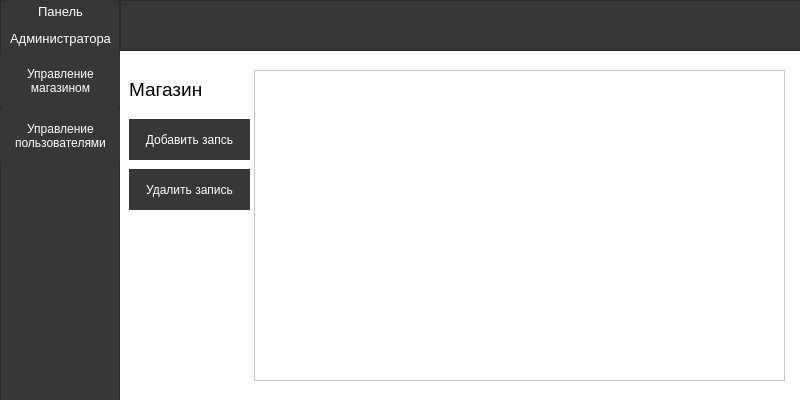
<?xml version="1.0" encoding="UTF-8"?>
<ui version="4.0">
 <class>MainWindow</class>
 <widget class="QMainWindow" name="MainWindow">
  <property name="geometry">
   <rect>
    <x>0</x>
    <y>0</y>
    <width>800</width>
    <height>400</height>
   </rect>
  </property>
  <property name="minimumSize">
   <size>
    <width>800</width>
    <height>400</height>
   </size>
  </property>
  <property name="maximumSize">
   <size>
    <width>800</width>
    <height>400</height>
   </size>
  </property>
  <property name="windowTitle">
   <string>MainWindow</string>
  </property>
  <property name="styleSheet">
   <string notr="true">background-color: rgb(255, 255, 255);</string>
  </property>
  <widget class="QWidget" name="centralwidget">
   <widget class="QFrame" name="frame">
    <property name="geometry">
     <rect>
      <x>0</x>
      <y>0</y>
      <width>120</width>
      <height>401</height>
     </rect>
    </property>
    <property name="styleSheet">
     <string notr="true">background-color: rgb(55, 55, 55);</string>
    </property>
    <property name="frameShape">
     <enum>QFrame::StyledPanel</enum>
    </property>
    <property name="frameShadow">
     <enum>QFrame::Raised</enum>
    </property>
    <widget class="QPushButton" name="btn_shop_manage">
     <property name="geometry">
      <rect>
       <x>0</x>
       <y>55</y>
       <width>121</width>
       <height>51</height>
      </rect>
     </property>
     <property name="styleSheet">
      <string notr="true">QPushButton {
color: white;
background-color: rgb(55,55,55);
border: 0px, solid;
}

QPushButton:hover {
background-color: gray;
}</string>
     </property>
     <property name="text">
      <string>Управление
магазином</string>
     </property>
    </widget>
    <widget class="QLabel" name="label_2">
     <property name="geometry">
      <rect>
       <x>5</x>
       <y>0</y>
       <width>111</width>
       <height>51</height>
      </rect>
     </property>
     <property name="styleSheet">
      <string notr="true">color: rgb(255, 255, 255);</string>
     </property>
     <property name="text">
      <string>&lt;html&gt;&lt;head/&gt;&lt;body&gt;&lt;p align=&quot;center&quot;&gt;&lt;span style=&quot; font-size:10pt;&quot;&gt;Панель&lt;/span&gt;&lt;/p&gt;&lt;p align=&quot;center&quot;&gt;&lt;span style=&quot; font-size:10pt;&quot;&gt;Администратора&lt;/span&gt;&lt;/p&gt;&lt;/body&gt;&lt;/html&gt;</string>
     </property>
    </widget>
    <widget class="QPushButton" name="btn_user_manage">
     <property name="geometry">
      <rect>
       <x>0</x>
       <y>110</y>
       <width>121</width>
       <height>51</height>
      </rect>
     </property>
     <property name="styleSheet">
      <string notr="true">QPushButton {
color: white;
background-color: rgb(55,55,55);
border: 0px, solid;
}

QPushButton:hover {
background-color: gray;
}</string>
     </property>
     <property name="text">
      <string>Управление
пользователями</string>
     </property>
    </widget>
   </widget>
   <widget class="QFrame" name="frame_2">
    <property name="geometry">
     <rect>
      <x>120</x>
      <y>0</y>
      <width>681</width>
      <height>51</height>
     </rect>
    </property>
    <property name="styleSheet">
     <string notr="true">background-color: rgb(55, 55, 55);</string>
    </property>
    <property name="frameShape">
     <enum>QFrame::StyledPanel</enum>
    </property>
    <property name="frameShadow">
     <enum>QFrame::Raised</enum>
    </property>
   </widget>
   <widget class="QStackedWidget" name="stackedWidget">
    <property name="geometry">
     <rect>
      <x>129</x>
      <y>59</y>
      <width>661</width>
      <height>331</height>
     </rect>
    </property>
    <widget class="QWidget" name="page_shop_admin">
     <widget class="QPushButton" name="btn_insert_record">
      <property name="geometry">
       <rect>
        <x>0</x>
        <y>60</y>
        <width>121</width>
        <height>41</height>
       </rect>
      </property>
      <property name="styleSheet">
       <string notr="true">QPushButton {
color: white;
background-color: rgb(55,55,55);
border: 0px, solid;
}

QPushButton:hover {
background-color: gray;
}</string>
      </property>
      <property name="text">
       <string>Добавить запсь</string>
      </property>
     </widget>
     <widget class="QPushButton" name="btn_remove_record">
      <property name="geometry">
       <rect>
        <x>0</x>
        <y>110</y>
        <width>121</width>
        <height>41</height>
       </rect>
      </property>
      <property name="styleSheet">
       <string notr="true">QPushButton {
color: white;
background-color: rgb(55,55,55);
border: 0px, solid;
}

QPushButton:hover {
background-color: gray;
}</string>
      </property>
      <property name="text">
       <string>Удалить запись</string>
      </property>
     </widget>
     <widget class="QLabel" name="label_3">
      <property name="geometry">
       <rect>
        <x>0</x>
        <y>10</y>
        <width>121</width>
        <height>41</height>
       </rect>
      </property>
      <property name="font">
       <font>
        <pointsize>14</pointsize>
       </font>
      </property>
      <property name="text">
       <string>&lt;html&gt;&lt;head/&gt;&lt;body&gt;&lt;p&gt;Магазин&lt;/p&gt;&lt;/body&gt;&lt;/html&gt;</string>
      </property>
     </widget>
     <widget class="QTableWidget" name="tablewidget_shop_admin">
      <property name="geometry">
       <rect>
        <x>125</x>
        <y>11</y>
        <width>531</width>
        <height>311</height>
       </rect>
      </property>
     </widget>
    </widget>
    <widget class="QWidget" name="page_user_manage">
     <widget class="QLabel" name="label_4">
      <property name="geometry">
       <rect>
        <x>0</x>
        <y>10</y>
        <width>151</width>
        <height>71</height>
       </rect>
      </property>
      <property name="font">
       <font>
        <pointsize>14</pointsize>
       </font>
      </property>
      <property name="text">
       <string>&lt;html&gt;&lt;head/&gt;&lt;body&gt;&lt;p&gt;Управление &lt;/p&gt;&lt;p&gt;пользователями&lt;/p&gt;&lt;/body&gt;&lt;/html&gt;</string>
      </property>
     </widget>
     <widget class="QPushButton" name="btn_update_balance">
      <property name="geometry">
       <rect>
        <x>0</x>
        <y>85</y>
        <width>141</width>
        <height>41</height>
       </rect>
      </property>
      <property name="styleSheet">
       <string notr="true">QPushButton {
color: white;
background-color: rgb(55,55,55);
border: 0px, solid;
}

QPushButton:hover {
background-color: gray;
}</string>
      </property>
      <property name="text">
       <string>Изменить баланс</string>
      </property>
     </widget>
     <widget class="QTableWidget" name="tablewidget_manage_users">
      <property name="geometry">
       <rect>
        <x>155</x>
        <y>11</y>
        <width>501</width>
        <height>311</height>
       </rect>
      </property>
     </widget>
    </widget>
   </widget>
  </widget>
 </widget>
 <resources/>
 <connections/>
</ui>
